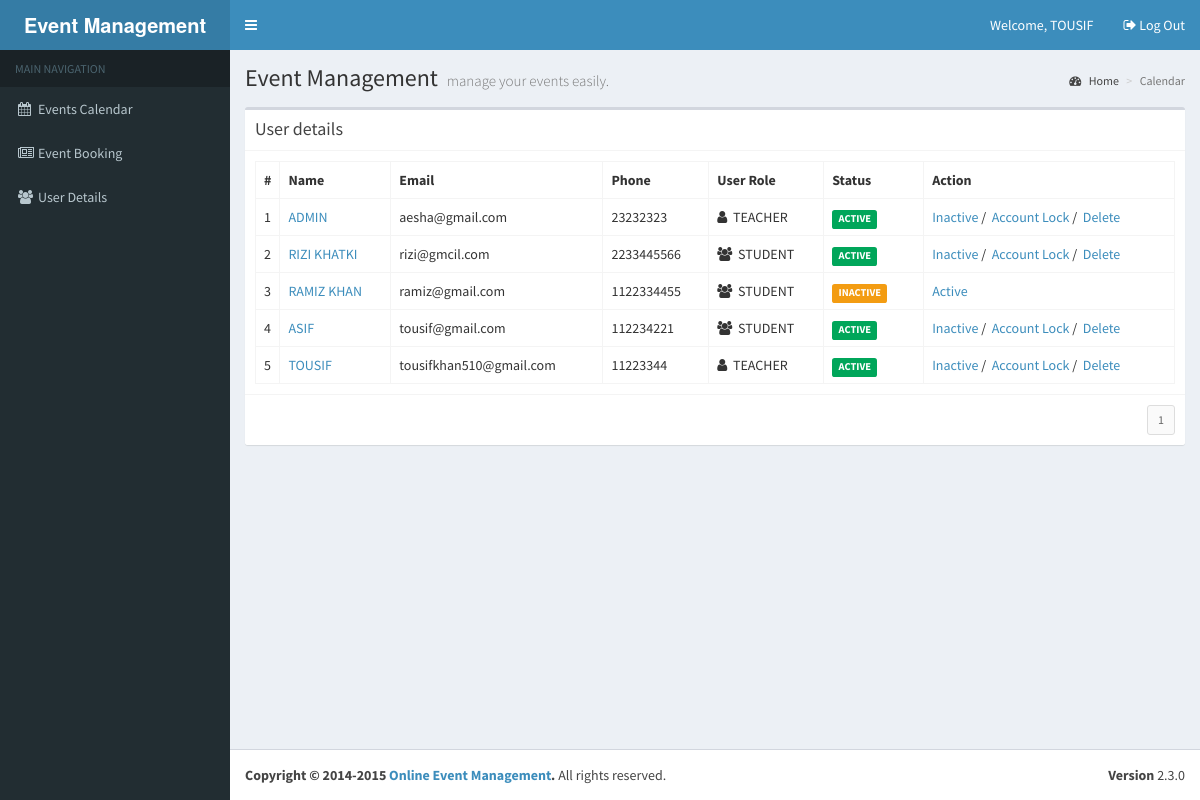
Page /event-management/event-management/views/?v=USERS (signed in) on the committed database.
### tables this page shows
CREATE TABLE `tbl_users` (
  `id` int(10) NOT NULL,
  `name` varchar(100) NOT NULL,
  `pwd` varchar(200) NOT NULL,
  `address` varchar(250) NOT NULL,
  `phone` varchar(20) NOT NULL,
  `email` varchar(100) NOT NULL,
  `type` varchar(10) NOT NULL,
  `status` varchar(10) NOT NULL,
  `bdate` varchar(100) NOT NULL
);

### event-management/event-management/views/index.php (called while the page is built, shortened)
<?php
require_once '../library/functions.php';
require_once '../include/template.php';
?>

### event-management/event-management/library/database.php (called while the page is built, shortened)
<?php
require_once 'config.php';
$dbConn = mysqli_connect ($dbHost, $dbUser, $dbPass,$dbName);
function dbQuery($sql)
{
	global $dbConn;
	$result = mysqli_query($dbConn,$sql);
	return $result;
}
function dbFetchAssoc($result)
{
	return mysqli_fetch_assoc($result);
}
function dbNumRows($result)
{
	return mysqli_num_rows($result);
}
?>

### event-management/event-management/views/userlist.php (the view, shortened to what this page needs)
<?php
$records = getUserRecords();
$utype = '';
$type = $_SESSION['calendar_fd_user']['type'];
if($type == 'admin' || $type == 'teacher') {
	$utype = 'on';
}
?>
<div class="col-md-12">
  <div class="box">
    <div class="box-header with-border">
      <h3 class="box-title">User details</h3>
    </div>
    <div class="box-body">
      <table class="table table-bordered">
        <tr>
          <th style="width: 10px">#</th>
          <th>Name</th>
          <th>Email</th>
          <th>Phone</th>
          <th>User Role</th>
          <th style="width: 100px">Status</th>
          <?php if($utype == 'on') { ?>
		  <th>Action</th>
		  <?php } ?>
        </tr>
        <?php
	  $idx = 1;
	  foreach($records as $rec) {
	  	extract($rec);
		$stat = '';
		if($status == "active") {$stat = 'success';}
		else if($status == "lock") {$stat = 'warning';}
		else if($status == "inactive") {$stat = 'warning';}
		else if($status == "delete") {$stat = 'danger';}
		?>
        <tr>
          <td><?php echo $idx++; ?></td>
          <td><a href="<?php echo WEB_ROOT; ?>views/?v=USER&ID=<?php echo $user_id; ?>"><?php echo strtoupper($user_name); ?></a></td>
          <td><?php echo $user_email; ?></td>
          <td><?php echo $user_phone; ?></td>
          <td>
		  <i class="fa <?php echo $type == 'teacher' ? 'fa-user' : 'fa-users' ; ?>" aria-hidden="true"></i>&nbsp;&nbsp;<?php echo strtoupper($type); ?></i></td>
          <td><span class="label label-<?php echo $stat; ?>"><?php echo strtoupper($status); ?></span></td>
          <?php if($utype == 'on') { ?>
		  <td><?php if($status == "active") {?>
            <a href="javascript:status('<?php echo $user_id ?>', 'inactive');">Inactive</a>&nbsp;/
			&nbsp;<a href="javascript:status('<?php echo $user_id ?>', 'lock');">Account Lock</a>&nbsp;/
			&nbsp;<a href="javascript:status('<?php echo $user_id ?>', 'delete');">Delete</a>
            <?php } else { ?>
			<a href="javascript:status('<?php echo $user_id ?>', 'active');">Active</a>
			<?php } ?>
          </td>
		  <?php }?>
        </tr>
        <?php } ?>
      </table>
    </div>
    <div class="box-footer clearfix">
      <?php echo generatePagination(); ?> </div>
  </div>
</div>

### rows in the picture
tbl_users: user_name "ADMIN", email "aesha@gmail.com", phone "23232323", type "TEACHER", status "ACTIVE"
tbl_users: name "RIZI KHATKI", email "rizi@gmcil.com", phone "2233445566", type "STUDENT", status "ACTIVE"
tbl_users: name "RAMIZ KHAN", email "ramiz@gmail.com", phone "1122334455", type "STUDENT", status "INACTIVE"
tbl_users: name "ASIF", email "tousif@gmail.com", phone "112234221", type "STUDENT", status "ACTIVE"
tbl_users: name "TOUSIF", email "tousifkhan510@gmail.com", phone "11223344", type "TEACHER", status "ACTIVE"

### other values in the picture
$_SESSION['calendar_fd_user']['name'] "TOUSIF"
